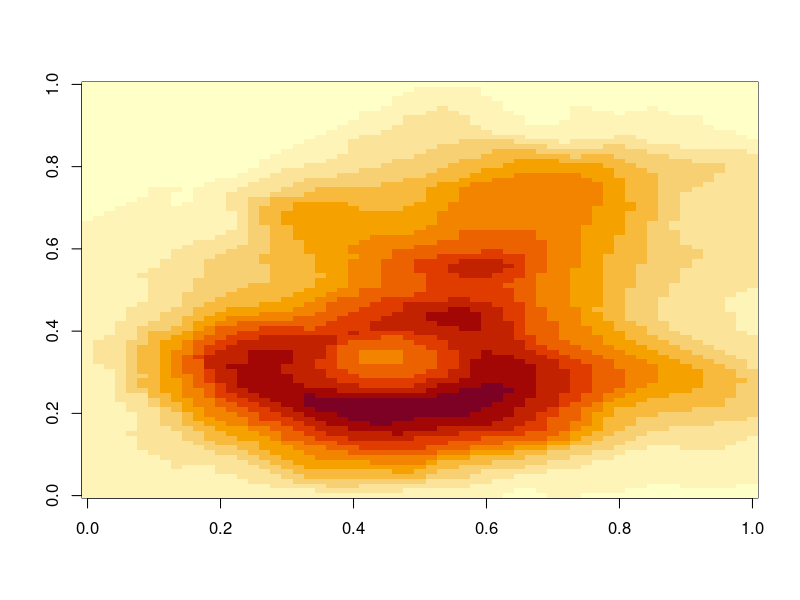
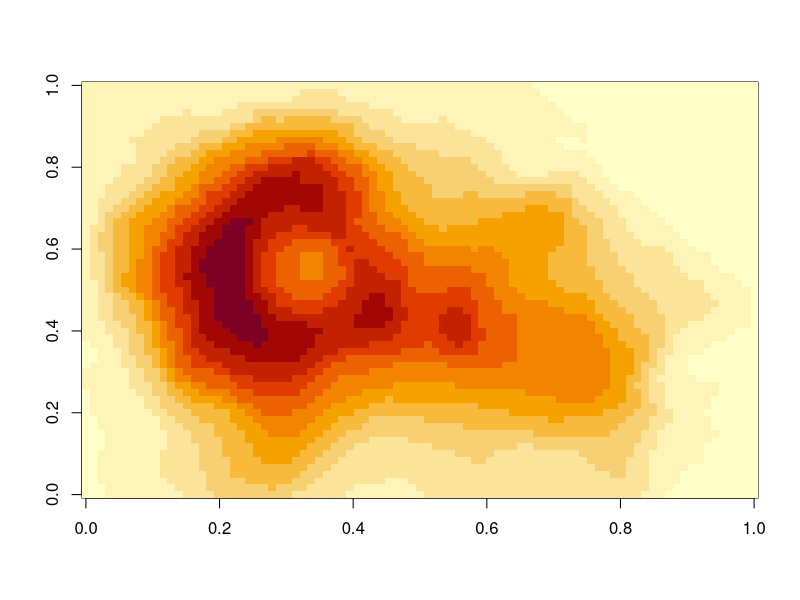
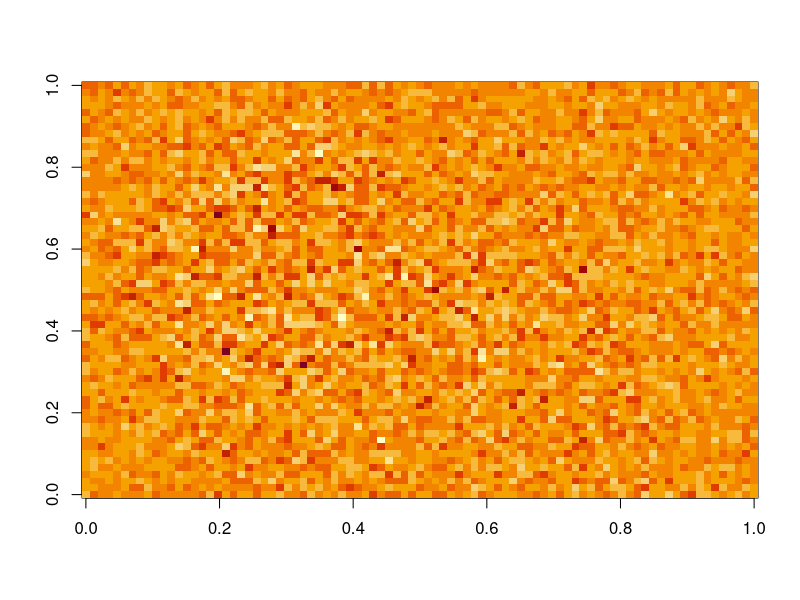
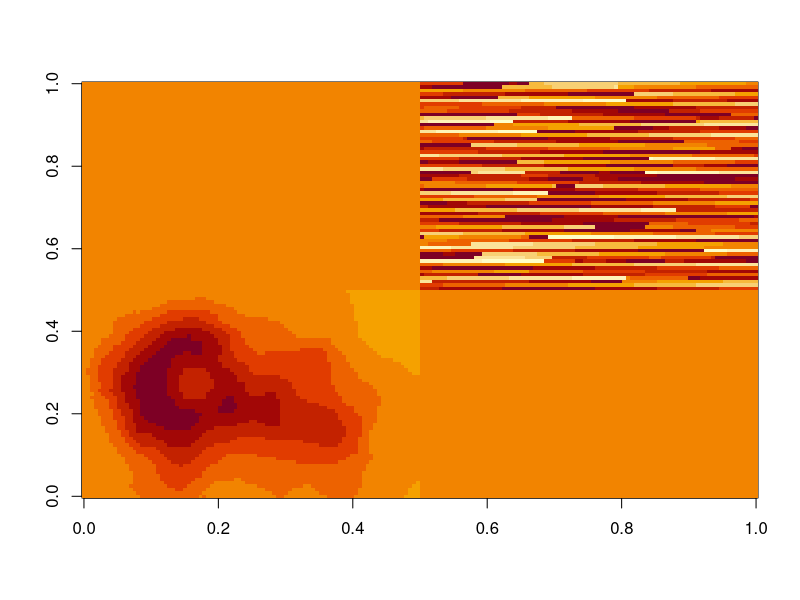
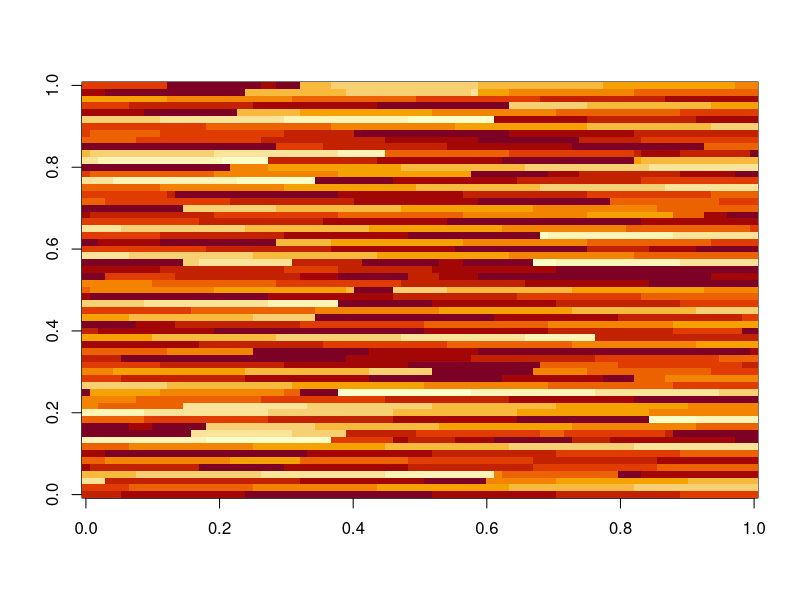

Write the R code that produced these figures, in order.
# Plots for illustrating the ideal tree search algorithm

image(t(volcano)[ncol(volcano):1,])

image(volcano)
image(volcano*rnorm(dim(volcano)[1]*dim(volcano)[2]))

flat_land <- matrix(110, 87, 61)
volcano_modif <- apply(volcano, c(1,2), function(X) ifelse(X > 140, sample(130:200, 1), X))

sampler <- function(start, end) {
    x1 <- sample(start:end, 1)
    x2 <- sample(x1:end, 1)
    return(c(x1, x2))
}

matrix <- NULL
start <- 94
end <- 195
while(length(matrix) < length(volcano))
{
    sampling <- sampler(start, end)
    matrix <- c(matrix, seq(from = sampling[1], to = sampling[2]))
    start <- matrix[length(matrix)]
    sampling <- sampler(start, end)
    matrix <- c(matrix, seq(from = sampling[2], to = sampling[1]))
    start <- matrix[length(matrix)]
}
matrix_image <- matrix(matrix[1:length(volcano)], 87, 61)


image(cbind(rbind(volcano, flat_land), rbind(flat_land, matrix_image)))

image(matrix_image)